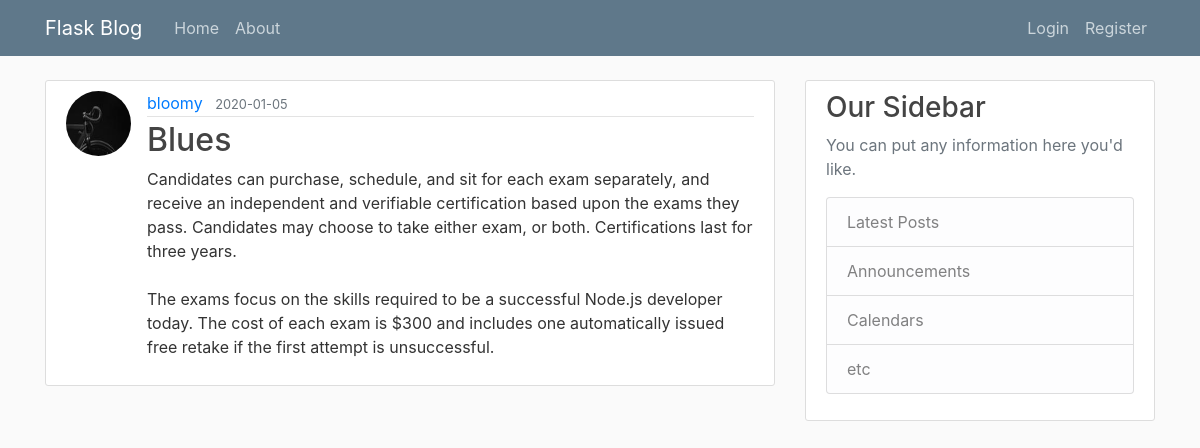
Page /post/13 on the committed database.
### flaskblog/models.py (models this page shows, shortened)
class User(db.Model, UserMixin):
    id = db.Column(db.Integer, primary_key=True)
    username = db.Column(db.String(20), unique=True, nullable=False)
    email = db.Column(db.String(120), unique=True, nullable=False)
    image_file = db.Column(db.String(20), nullable=False,
                           default='default.jpg')
    password = db.Column(db.String(60), nullable=False)
    posts = db.relationship('Post', backref='author', lazy=True)

class Post(db.Model):
    id = db.Column(db.Integer, primary_key=True)
    title = db.Column(db.String(100), nullable=False)
    date_posted = db.Column(db.DateTime, nullable=False,
                            default=datetime.utcnow)
    content = db.Column(db.Text, nullable=False)
    user_id = db.Column(db.Integer, db.ForeignKey('user.id'), nullable=False)

### flaskblog/posts/routes.py (the view)
@posts.route('/post/<int:post_id>')
def post(post_id):
    post = Post.query.get_or_404(post_id)
    return render_template('post.html', title=post.title, post=post)

### flaskblog/templates/post.html (shortened to what this page needs)
{% extends "layout.html" %}
{% block content %}
<article class="media content-section">
    <img class="rounded-circle article-img"
        src="{{ url_for('static', filename='profile_pics/' + post.author.image_file) }}">
    <div class="media-body">
        <div class="article-metadata">
            <a class="mr-2" href="{{ url_for('users.user_posts', username=post.author.username) }}">{{ post.author.username }}</a>
            <small class="text-muted">{{ post.date_posted.strftime('%Y-%m-%d') }}</small>
        </div>
        <h2 class="article-title">{{ post.title }}</h2>
        <p class="article-content">{{ post.content }}</p>
    </div>
</article>
{% endblock content %}

### flaskblog/static/main.css (style rules this page uses)
body { background: #fafafa; color: #333333; margin-top: 5rem; }
h1, h2, h3, h4, h5, h6 { color: #444444; }
.content-section { background: #ffffff; padding: 10px 20px; border: 1px solid #dddddd; border-radius: 3px; margin-bottom: 20px; }
.article-title { color: #444444; }
.article-content { white-space: pre-line; }
.article-img { height: 65px; width: 65px; margin-right: 16px; }
.article-metadata { padding-bottom: 1px; margin-bottom: 4px; border-bottom: 1px solid #e3e3e3 }

### rows in the picture
User: image_file (placeholder picture), author.username "bloomy"
Post: date_posted "2020-01-05", title "Blues", content "Candidates can purchase, schedule, and sit for each exam separately, and receive an independent and verifiable certification based upon the exams they pass. Candidates may choose to take either exam, or both. Certifications last for three years. The exams focus on the skills required to be a successful Node.js developer today. The cost of each exam is $300 and includes one automatically issued free retake if the first attempt is unsuccessful."
